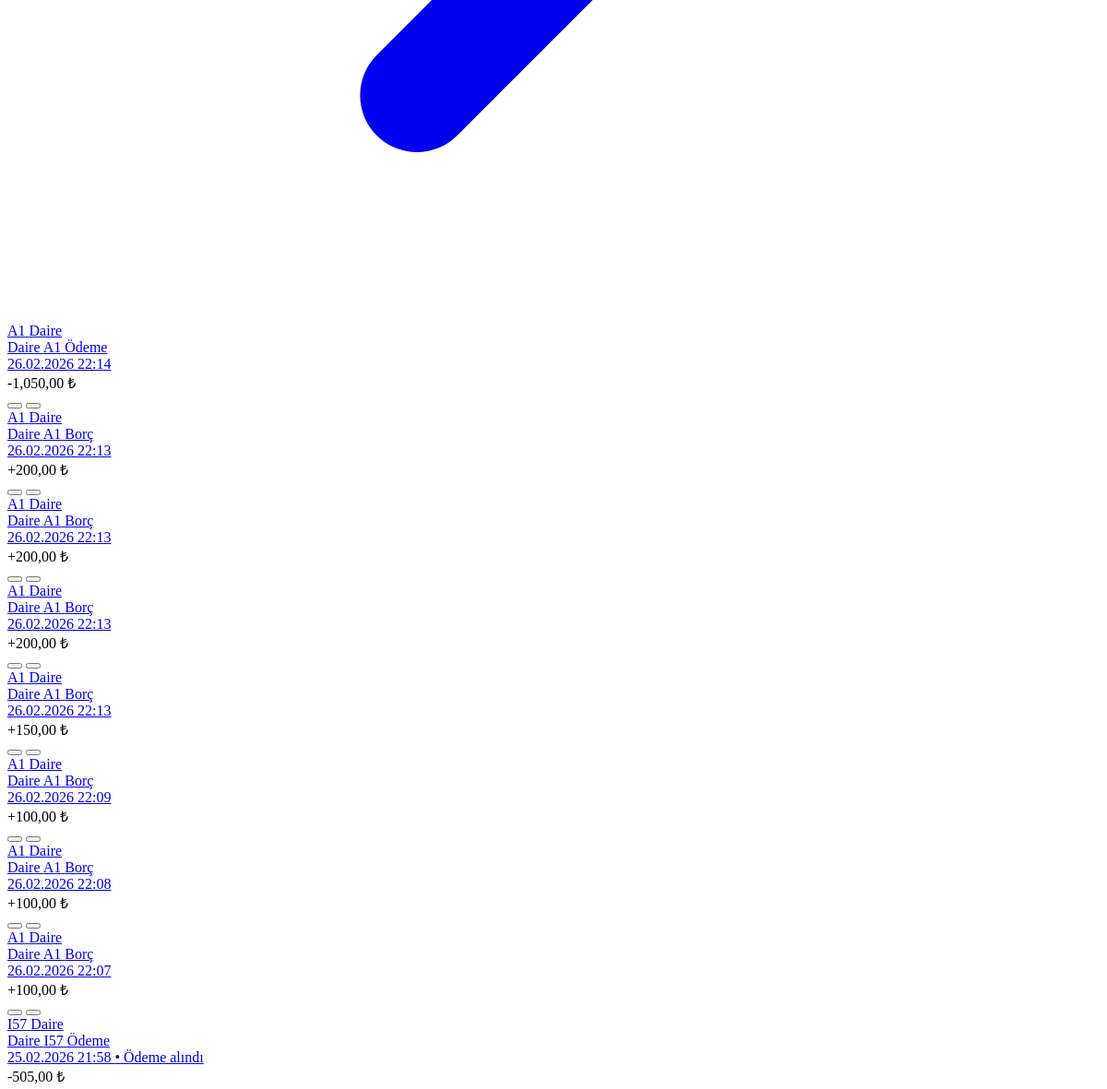
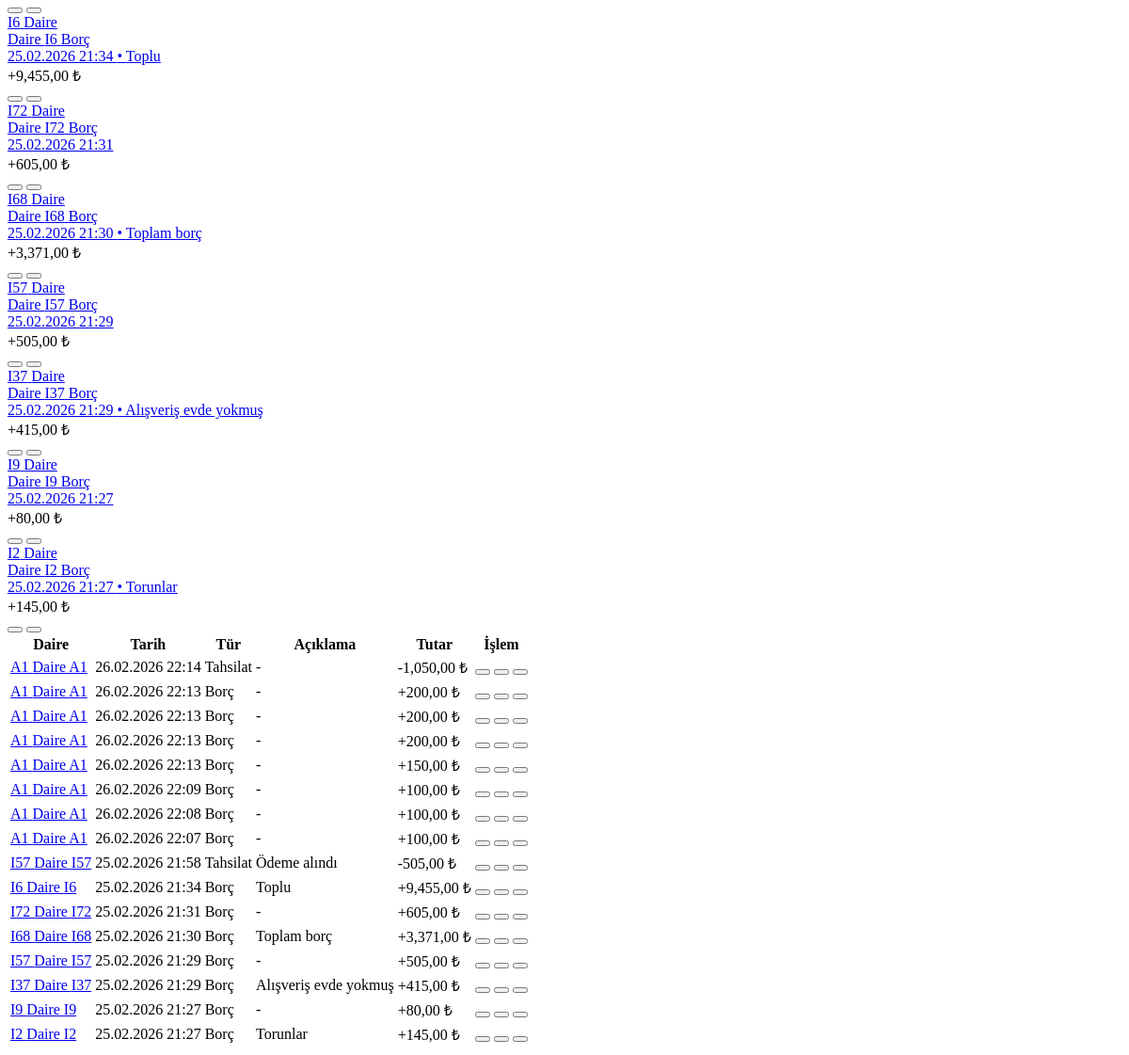
The page /htmx/recent_transactions/ (signed in, lower part) on the database as committed earlier (2 pictures, top to bottom).
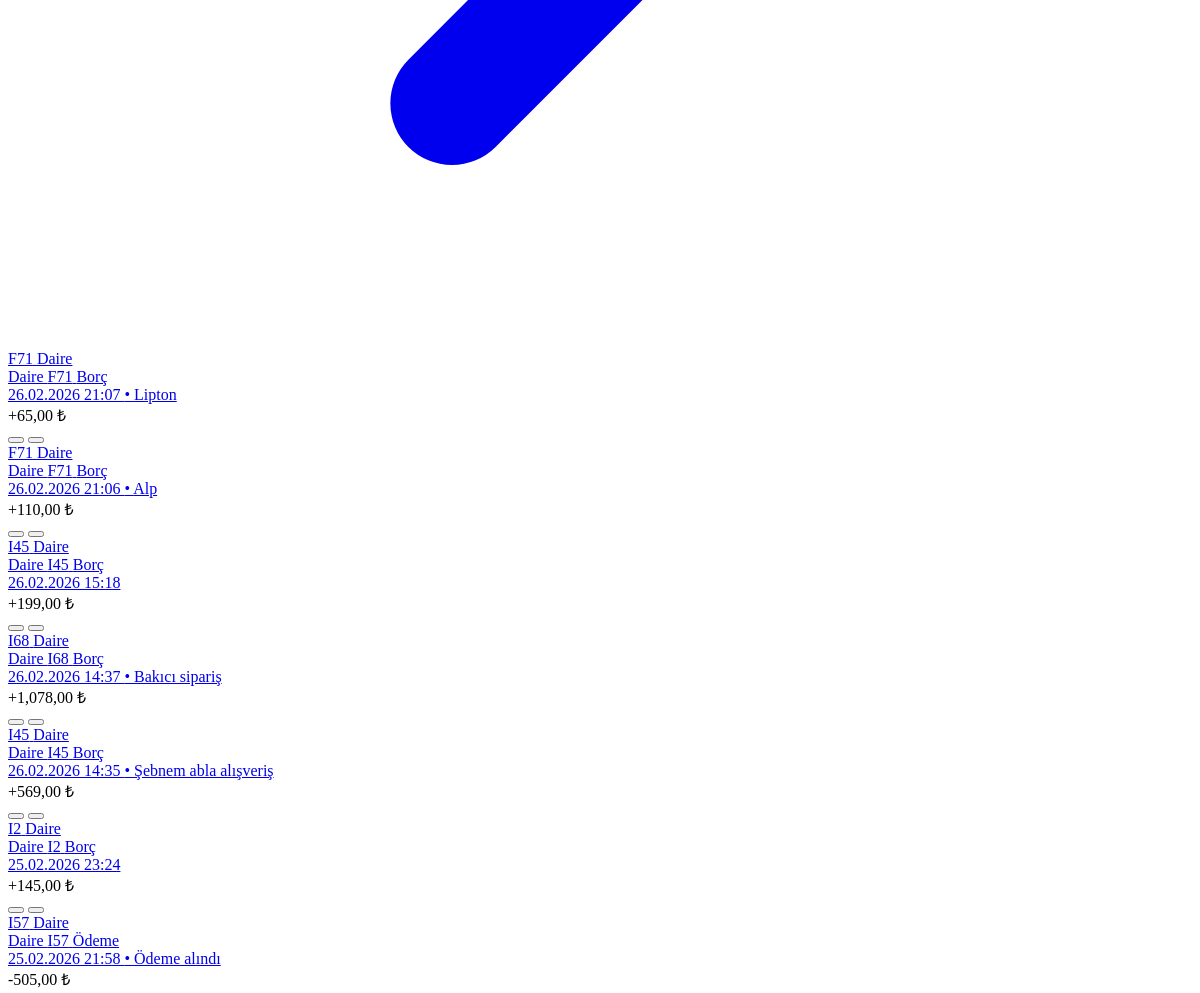
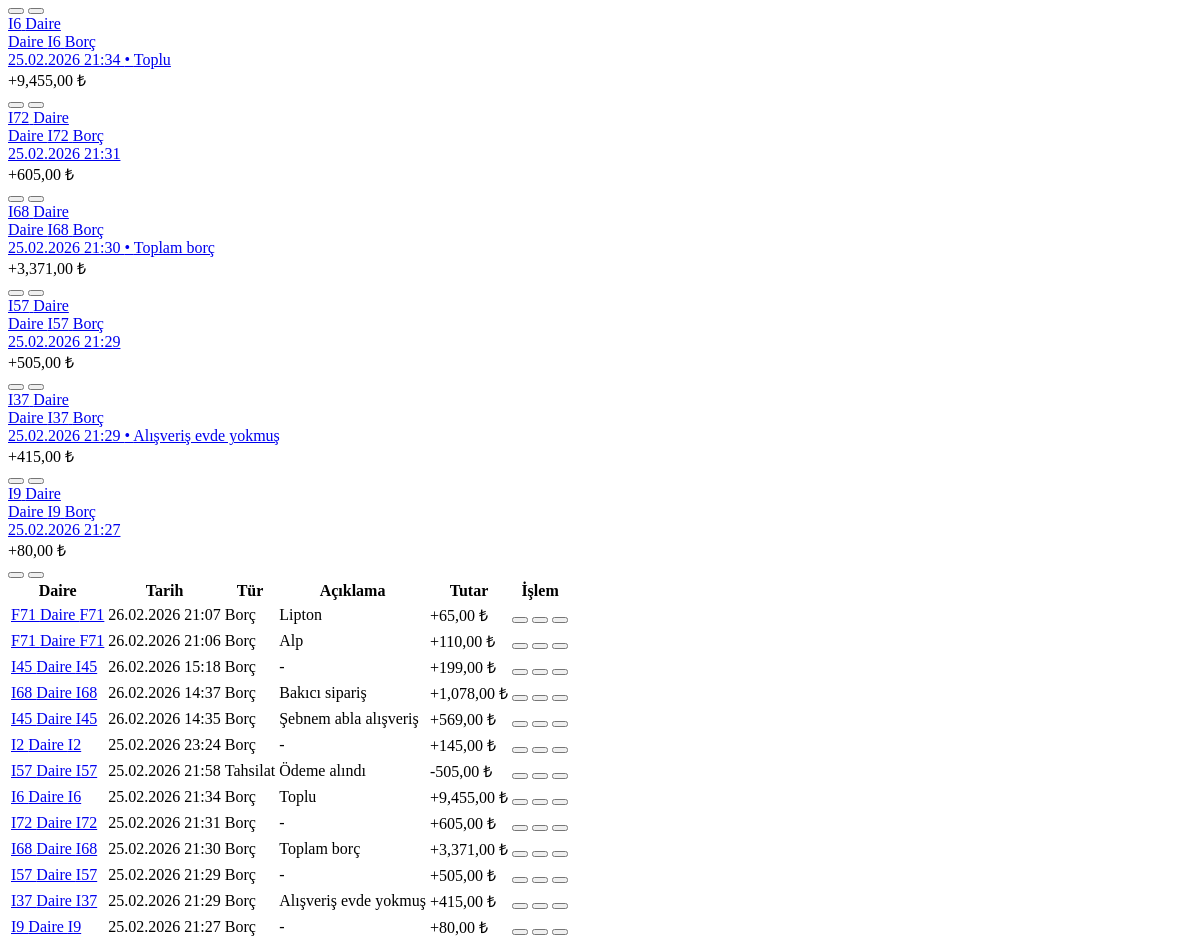
The same page on the database as committed later (2 pictures, top to bottom).
### main/models.py (models this page shows, shortened)
class Transaction(models.Model):
    apartment = models.ForeignKey(Apartment, on_delete=models.CASCADE, related_name='transactions')
    amount = models.DecimalField(max_digits=10, decimal_places=2)
    is_debt = models.BooleanField(default=False)
    payment_method = models.CharField(max_length=50, blank=True, null=True)
    description = models.TextField(blank=True, null=True)
    date = models.DateTimeField(auto_now_add=True)
    active = models.BooleanField(default=True, blank=True, null=True)
    updated_at = models.DateTimeField(auto_now=True)
    created_by_name = models.ForeignKey(User, on_delete=models.SET_NULL, null=True, related_name='created_transactions')
    updated_by_name = models.ForeignKey(User, on_delete=models.SET_NULL, null=True, related_name='updated_transactions')
    class Meta:
        indexes = [
            models.Index(fields=['apartment', 'active', '-date']),
            models.Index(fields=['is_debt', 'active']),
            models.Index(fields=['-updated_at']),
        ]

class Apartment(models.Model):
    number = models.CharField(max_length=3)
    name = models.CharField(max_length=100, blank=True, null=True)
    phone = models.CharField(max_length=20, blank=True, null=True)

### main/views.py (the view)
# urls.py: path('htmx/recent_transactions/', views.htmx_recent_transactions, name='htmx_recent_transactions'),
@login_required
def htmx_recent_transactions(request):
    transactions = Transaction.objects.filter(active=True).select_related('apartment').order_by('-date')[:25]
    context = {
        'transactions': transactions,
    }
    return render(request, 'partials/recent_transactions_list.html', context)

### main/templates/partials/recent_transactions_list.html (shortened to what the changed rows need)
{% load humanize %}
<div class="ui-block ui-md-hidden ui-space-y-2-5">
    {% for transaction in transactions %}
    <div class="glass-card-subtle ui-hover-bg-white-80 ui-border ui-border-62b6cb-20 ui-rounded-2xl ui-overflow-hidden ui-transition-all ui-duration-200">
        <div class="ui-p-3-5 ui-flex ui-items-center ui-justify-between ui-gap-3">
            <a href="{% url 'main:apartment_detail' apartment_number=transaction.apartment.number %}"
               class="ui-flex ui-items-center ui-gap-3 ui-min-w-0 ui-flex-1 app-touch-active">
                <div class="ui-w-11 ui-h-11 ui-rounded-xl ui-shrink-0 {% if transaction.is_debt %}badge-debt{% else %}badge-payment{% endif %} ui-flex ui-flex-col ui-items-center ui-justify-center ui-font-black">
                    <span class="ui-text-xs ui-font-black ui-leading-tight">{{ transaction.apartment.number }}</span>
                    <span class="ui-text-8px ui-uppercase ui-opacity-75 ui-font-semibold">Daire</span>
                </div>
                <div class="ui-min-w-0 ui-flex-1">
                    <div class="ui-flex ui-items-center ui-gap-1-5">
                        <span class="ui-font-extrabold ui-text-sm ui-text-1b4965">Daire {{ transaction.apartment.number }}</span>
                        <span class="badge {% if transaction.is_debt %}badge-debt{% else %}badge-payment{% endif %} badge-xs ui-font-bold ui-text-9px ui-px-1-5 ui-py-0-5">
                            {% if transaction.is_debt %}Borç{% else %}Ödeme{% endif %}
                        </span>
                    </div>
                    <div class="ui-text-11px ui-text-1b4965-60 ui-truncate ui-mt-0-5">
                        {{ transaction.date|date:"d.m.Y H:i" }}
                        {% if transaction.description %}
                            • <span class="ui-text-1b4965-80 ui-font-medium">{{ transaction.description }}</span>
                        {% endif %}
                    </div>
                </div>
            </a>
            <div class="ui-flex ui-items-center ui-gap-2 ui-shrink-0">
                <div class="ui-text-right">
                    <div class="ui-text-sm ui-font-black {% if transaction.is_debt %}text-debt{% else %}text-payment{% endif %} ui-whitespace-nowrap">
                        {% if transaction.is_debt %}+{% else %}-{% endif %}{{ transaction.amount|floatformat:2|intcomma }} ₺
                    </div>
                </div>
                <div class="ui-flex ui-items-center ui-gap-0-5">
                    <button class="btn btn-ghost btn-xs btn-circle ui-text-1b4965-70 ui-hover-text-1b4965"
                            hx-get="{% url 'main:htmx_transaction_detail' transaction_id=transaction.id %}"
                            hx-target="body"
                            hx-swap="beforeend"
                            title="Detay">
                    </button>
                    <button class="btn btn-ghost btn-xs btn-circle ui-text-1b4965-70 ui-hover-text-1b4965"
                            hx-get="{% url 'main:htmx_transaction_update' transaction_id=transaction.id transaction_type='update'%}"
                            hx-target="body"
                            hx-swap="beforeend"
                            title="Düzenle">
                    </button>
                </div>
            </div>
        </div>
    </div>
    {% endfor %}
</div>
<div class="ui-hidden ui-md-block ui-overflow-x-auto ui-rounded-2xl ui-border ui-border-62b6cb-20">
    <table class="table ui-w-full ui-text-xs ui-sm-text-sm">
        <thead class="ui-bg-cae9ff-30 ui-font-bold ui-text-xs ui-uppercase ui-text-1b4965-70 ui-border-b ui-border-62b6cb-20">
            <tr>
                <th>Daire</th>
                <th>Tarih</th>
                <th>Tür</th>
                <th>Açıklama</th>
                <th class="ui-text-right">Tutar</th>
                <th class="ui-text-right">İşlem</th>
            </tr>
        </thead>
        <tbody class="ui-divide-y ui-divide-62b6cb-10">
            {% for transaction in transactions %}
            <tr class="ui-hover-bg-white-60 ui-transition-colors">
                <td>
                    <a href="{% url 'main:apartment_detail' apartment_number=transaction.apartment.number %}" class="ui-flex ui-items-center ui-gap-2 ui-font-black ui-text-1b4965 ui-hover-underline">
                        <span class="ui-w-7 ui-h-7 ui-rounded-lg {% if transaction.is_debt %}badge-debt{% else %}badge-payment{% endif %} ui-flex ui-items-center ui-justify-center ui-text-xs ui-font-black">
                            {{ transaction.apartment.number }}
                        </span>
                        <span>Daire {{ transaction.apartment.number }}</span>
                    </a>
                </td>
                <td class="ui-font-medium ui-text-1b4965-70">
                    {{ transaction.date|date:"d.m.Y H:i" }}
                </td>
                <td>
                    <span class="badge {% if transaction.is_debt %}badge-debt{% else %}badge-payment{% endif %} badge-sm ui-font-bold">
                        {% if transaction.is_debt %}Borç{% else %}Tahsilat{% endif %}
                    </span>
                </td>
                <td class="ui-text-1b4965-80 ui-text-xs ui-max-w-xs ui-truncate">
                    {{ transaction.description|default:"-" }}
                </td>
                <td class="ui-text-right ui-font-black ui-text-sm {% if transaction.is_debt %}text-debt{% else %}text-payment{% endif %} ui-whitespace-nowrap">
                    {% if transaction.is_debt %}+{% else %}-{% endif %}{{ transaction.amount|floatformat:2|intcomma }} ₺
                </td>
                <td class="ui-text-right">
                    <div class="ui-flex ui-items-center ui-justify-end ui-gap-1">
                        <button class="btn btn-ghost btn-xs btn-square ui-text-1b4965"
                                hx-get="{% url 'main:htmx_transaction_detail' transaction_id=transaction.id %}"
                                hx-target="body"
                                hx-swap="beforeend"
                                title="Detay">
                        </button>
                        <button class="btn btn-ghost btn-xs btn-square ui-text-1b4965"
                                hx-get="{% url 'main:htmx_transaction_update' transaction_id=transaction.id transaction_type='update'%}"
                                hx-target="body"
                                hx-swap="beforeend"
                                title="Düzenle">
                        </button>
                        <button class="btn btn-ghost btn-xs btn-square ui-text-1b4965 ui-hover-bg-1b4965-10"
                                hx-get="{% url 'main:htmx_transaction_update' transaction_id=transaction.id transaction_type='delete'%}"
                                hx-target="body"
                                hx-swap="beforeend"
                                title="Sil">
                        </button>
                    </div>
                </td>
            </tr>
            {% empty %}
            <tr>
                <td colspan="6" class="ui-text-center ui-py-6 ui-text-sm ui-text-1b4965-60">Henüz kayıtlı bir işlem bulunmuyor.</td>
            </tr>
            {% endfor %}
        </tbody>
    </table>
</div>

Rows that differ between the two databases and show on the page:
removed Transaction: is_debt "Ödeme"
removed Transaction: is_debt "Borç"
removed Transaction: is_debt "Borç"
removed Transaction: is_debt "Borç"
removed Transaction: is_debt "Borç"
removed Transaction: is_debt "Borç"
no longer on this page (row edited): Transaction: is_debt "Borç"
added Transaction: is_debt "Borç"
added Transaction: is_debt "Borç"
changed Transaction (number 3 of 13 on the later page): apartment.number "A1" → "I45"; date "26.02.2026 22:13" → "26.02.2026 15:18"; amount "150,00" → "199,00"
added Transaction: is_debt "Borç"
added Transaction: is_debt "Borç"
changed Transaction (number 6 of 13 on the later page): apartment.number "A1" → "I2"; date "26.02.2026 22:07" → "25.02.2026 23:24"; amount "100,00" → "145,00"
